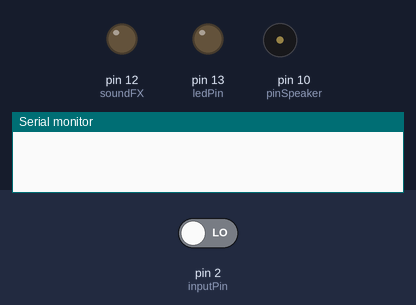
This sketch was run on a simulated Arduino Uno, built with avr-gcc and run on an emulated ATmega328P. On the bench: output pins drawn as LEDs (lit = HIGH), buzzer (waves = sounding, pin HIGH), the last lines printed to the serial monitor. Dashed ring = blinking. The inputs (shaded band) are chosen by the test bench; at power-on: pin 2 (inputPin) LOW.

Above: at 1.2 s.
1.3 s: pin 2 (inputPin) driven HIGH
At 3.2 s:
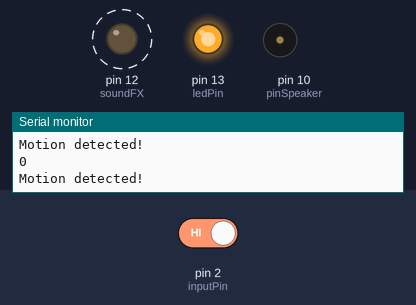
4.3 s: pin 2 (inputPin) driven LOW
At 4.67 s:
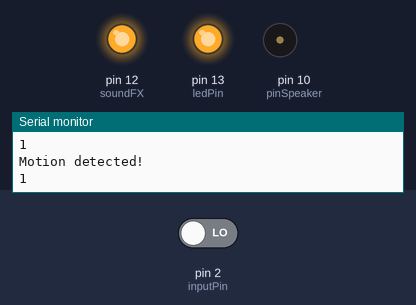
Timing chart, 0 to 7.3 s (numbered marks = the images above; inputs shaded):
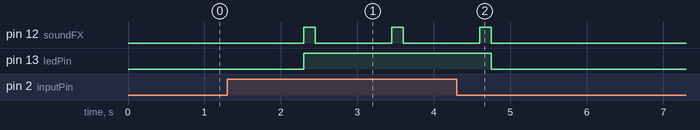

Measured:
- after the input at 1.3 s, pin 12 (soundFX): alternates HIGH for 0.15 s and LOW for 1.0 s, starting after 1.0 s; pin 13 (ledPin): LOW → HIGH after 1.0 s
- after the input at 4.3 s, pin 12 (soundFX): goes on until 4.8 s, then stays LOW; pin 13 (ledPin): HIGH → LOW after 0.45 s

The sketch:

pir_max.ino
```cpp
// Uses a PIR sensor to detect movement, buzzes a buzzer
// more info here: http://blog.makezine.com/projects/pir-sensor-arduino-alarm/
// email me, John Park, at jp@jpixl.net
// based upon:
// PIR sensor tester by Limor Fried of Adafruit
// tone code by michael@thegrebs.com


int ledPin = 13;                // choose the pin for the LED
int soundFX = 12;
int inputPin = 2;               // choose the input pin (for PIR sensor)
int pirState = LOW;             // we start, assuming no motion detected
int val = 0;                    // variable for reading the pin status
int pinSpeaker = 10;           //Set up a speaker on a PWM pin (digital 9, 10, or 11)

void setup() {
  pinMode(ledPin, OUTPUT);      // declare LED as output
  pinMode(soundFX, OUTPUT);
  pinMode(inputPin, INPUT);     // declare sensor as input
  pinMode(pinSpeaker, OUTPUT);
  Serial.begin(9600);
}

void loop(){
  val = digitalRead(inputPin);  // read input value
  if (val == HIGH) {            // check if the input is HIGH
    Serial.println("Motion detected!");
    delay(1000);
    Serial.println(pirState);
    digitalWrite(ledPin, HIGH);  // turn LED ON
    digitalWrite(soundFX, HIGH);
    delay(150);
    digitalWrite(soundFX, LOW);

    if (pirState == LOW) {
      // we have just turned on

      // We only want to print on the output change, not state
      pirState = HIGH;
    }
  } else {
      digitalWrite(ledPin, LOW); // turn LED OFF
      if (pirState == HIGH){
      // we have just turned off
      Serial.println("Motion ended!");
      // We only want to print on the output change, not state
      pirState = LOW;
    }
  }
}
// duration in mSecs, frequency in hertz
//void playTone(long duration, int freq) {
  //  duration *= 1000;
 //   int period = (1.0 / freq) * 1000000;
 //   long elapsed_time = 0;
 //   while (elapsed_time < duration) {
  //      digitalWrite(pinSpeaker,HIGH);
  //      delayMicroseconds(period / 2);
  //      digitalWrite(pinSpeaker, LOW);
  //      delayMicroseconds(period / 2);
  //      elapsed_time += (period);
  //  }
//}
```
